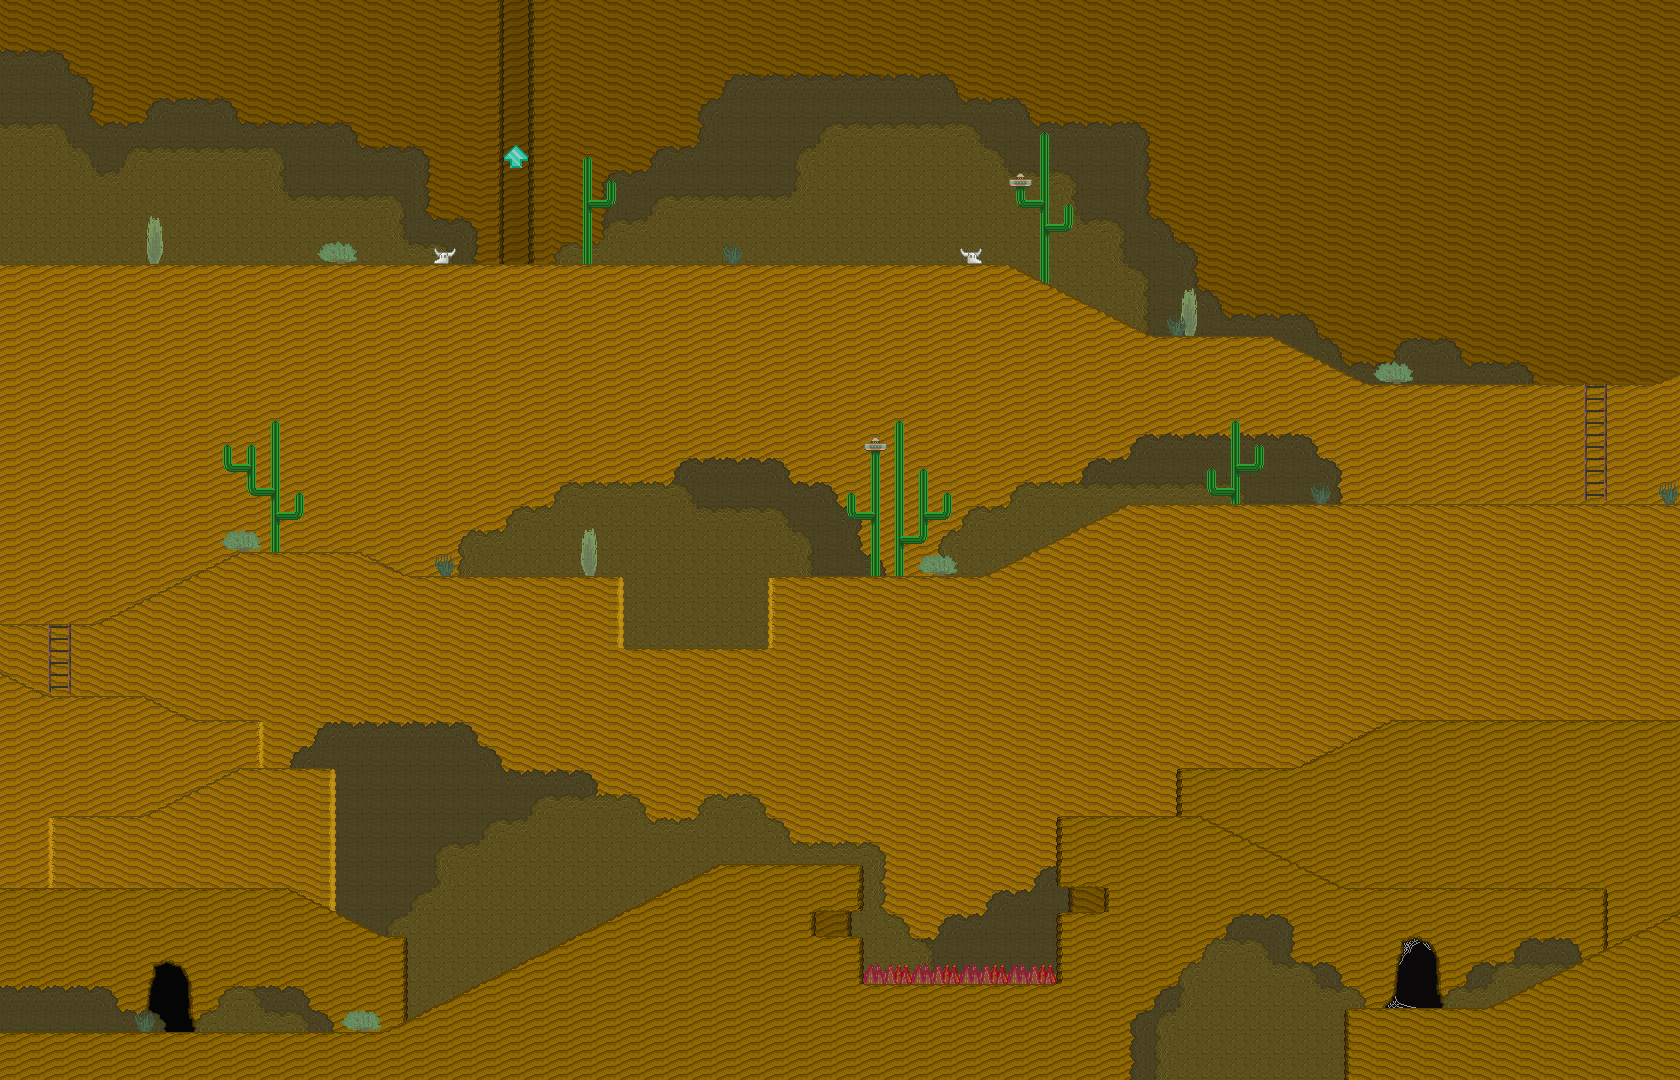

A level layout from a 2D game, rendered from its tile map. Below: a short description, then the map file with tile-grid data replaced by summaries:
An orthogonal 70x45 tile map with 24x24 px tiles, 8 tile layers (bg_filler, background_walls, leaves_bg, leaves, ...) and 3 objects (2x enemy, door).

<map version="1.0" orientation="orthogonal" width="70" height="45" tilewidth="24" tileheight="24">
 <properties>
  <property name="offset" value="16" />
  <property name="soundtrack" value="valley" />
 </properties>
 <tileset firstgid="1" name="valley" tilewidth="24" tileheight="24">
  <image source="../images/tilesets/valley.png" width="288" height="1800" />
 </tileset>
 <layer name="bg_filler" width="70" height="45">
  <data>[3150 cells, 49 non-empty, 2 distinct tile ids]</data>
 </layer>
 <layer name="background_walls" width="70" height="45">
  <data>[3150 cells, 1939 non-empty, 3 distinct tile ids]</data>
 </layer>
 <layer name="leaves_bg" width="70" height="45">
  <data>[3150 cells, 408 non-empty, 3 distinct tile ids]</data>
 </layer>
 <layer name="leaves" width="70" height="45">
  <data>[3150 cells, 327 non-empty, 6 distinct tile ids]</data>
 </layer>
 <layer name="filler" width="70" height="45">
  <data>[3150 cells, 464 non-empty, 15 distinct tile ids]</data>
 </layer>
 <layer name="floor" width="70" height="45">
  <data>[3150 cells, 2242 non-empty, 66 distinct tile ids]</data>
 </layer>
 <layer name="foreground" width="70" height="45">
  <data>[3150 cells, 190 non-empty, 27 distinct tile ids]</data>
 </layer>
 <layer name="shrubs" width="70" height="45">
  <data>[3150 cells, 14 non-empty, 7 distinct tile ids]</data>
 </layer>
 <objectgroup color="#44a489" name="block" width="70" height="45" />
 <objectgroup color="#a4593f" name="platform" width="70" height="45" />
 <objectgroup color="#000000" name="nodes" width="70" height="45">
  <object name="main" type="door" x="504" y="216" width="24" height="48">
   <properties>
    <property name="level" value="valley-2" />
    <property name="sound" value="false" />
    <property name="to" value="sandpits" />
   </properties>
  </object>
  <object type="enemy" x="864" y="216" width="48" height="48">
   <properties>
    <property name="enemytype" value="trombonist" />
   </properties>
  </object>
  <object type="enemy" x="672" y="216" width="48" height="48">
   <properties>
    <property name="enemytype" value="trombonist" />
   </properties>
  </object>
 </objectgroup>
</map>
